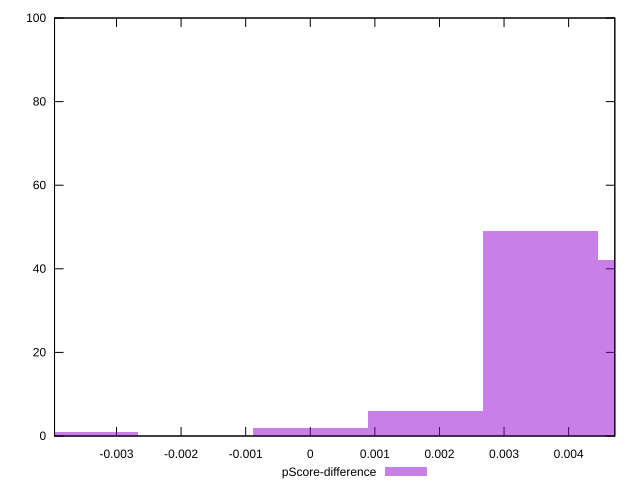

This figure's gnuplot source:
reset

$pScoreDifference <<EOF
0.0035626835504684877 49
0 2
0.0017813417752342439 6
0.005344025325702732 42
-0.0035626835504684877 1
EOF

set key outside below
set boxwidth 0.0017813417752342439
set xrange [-0.003959356424316662:0.004715153829010221]
set yrange [0:100]
set trange [0:100]
set style fill transparent solid 0.5 noborder
set terminal svg size 640, 490 enhanced background rgb 'white'
set output "report_00026_2021-02-22T21:38:55.199Z/interactive/samples/pages+cached+noadtech+nomedia+nocss/pScore-difference/histogram.svg"

plot $pScoreDifference title "pScore-difference" with boxes

reset
